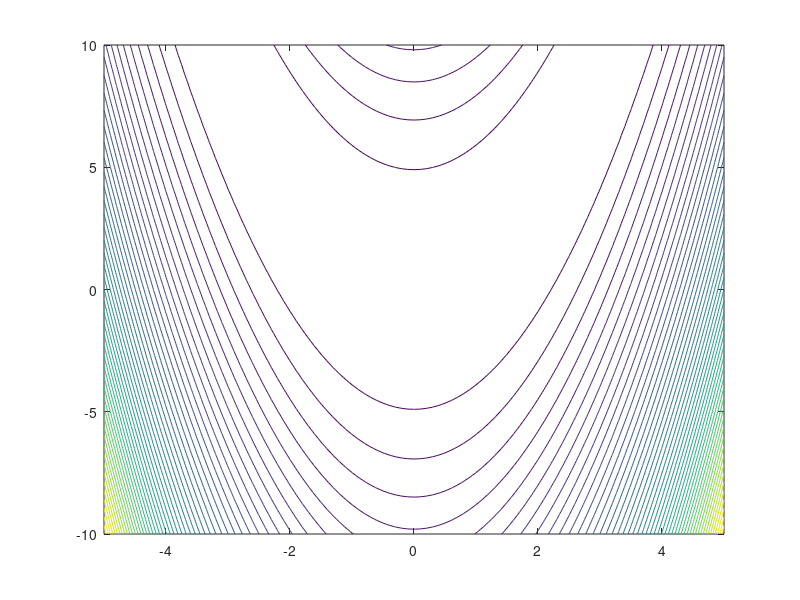

MATLAB code to generate this figure: (Note: this script raises an error after producing the figure.)
clear; clc; 
%% plot 
b = 10;
st = 0.1; 
[X,Y] = meshgrid(-b/2:st:b/2, -b:st:b);
z=100*(Y-X.^2).^2+(1-X).^2; 
contour(X,Y,z,50,'ShowText','off');
hold on;
% scatter(x(1,:),x(2,:)); 
% plot(x(1,:),x(2,:)); 
% title('BFGS method'); 

%% optimize
x = [-3;3]; 
eps = 1e-6; 
i = 1;
k = 0;
r = -fi_(x(:,1)); 
d = r; 
delta_new = r'*r; 
delta_0 = delta_new; 
scatter(x(1),x(2)); 
while i < 50 && delta_new > eps^2*delta_0
    j = 1; 
    delta_d = d'*d; 
    alpha = 1; 
    while (j < 10) && (alpha^2*delta_d) > eps^2
        alpha = - fi_(x)'*d/(d'*hessian(x)*d); 
%         alpha = 5e-3; 
        x = x + alpha*d;
        j = j +1 ; 
    end 
    scatter(x(1),x(2)); 
    r = -fi_(x);
    delta_old = delta_new; 
    delta_new = r'*r; 
    B = delta_new/delta_old; 
    d = r+B*d; 
    k = k+1; 
    if k == 10 || r'*d <=0
        d = r;
        k = 0;
    end 
    i = i+1; 
end 
